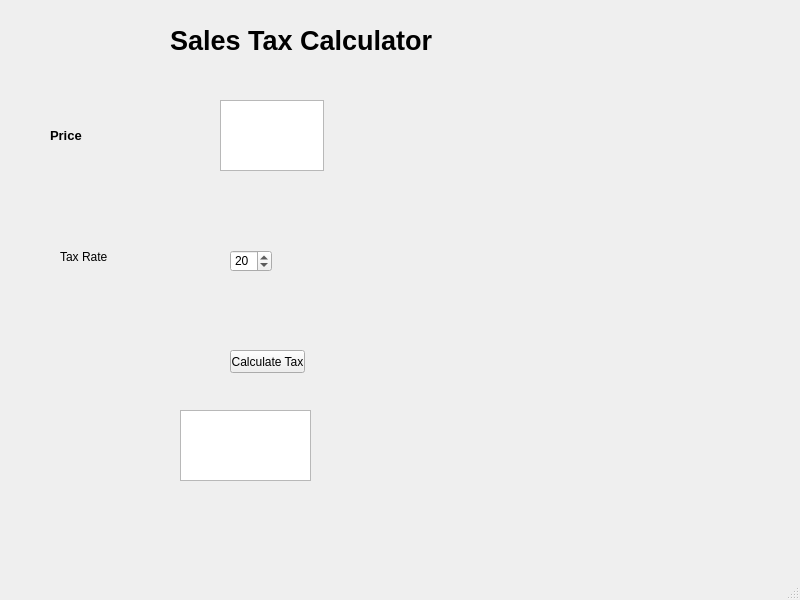
<?xml version="1.0" encoding="UTF-8"?>
<ui version="4.0">
 <class>MainWindow</class>
 <widget class="QMainWindow" name="MainWindow">
  <property name="geometry">
   <rect>
    <x>0</x>
    <y>0</y>
    <width>800</width>
    <height>600</height>
   </rect>
  </property>
  <property name="windowTitle">
   <string>MainWindow</string>
  </property>
  <widget class="QWidget" name="centralwidget">
   <widget class="QTextEdit" name="price_box">
    <property name="geometry">
     <rect>
      <x>220</x>
      <y>100</y>
      <width>104</width>
      <height>71</height>
     </rect>
    </property>
   </widget>
   <widget class="QLabel" name="label">
    <property name="geometry">
     <rect>
      <x>50</x>
      <y>120</y>
      <width>91</width>
      <height>31</height>
     </rect>
    </property>
    <property name="font">
     <font>
      <pointsize>10</pointsize>
      <weight>75</weight>
      <bold>true</bold>
     </font>
    </property>
    <property name="text">
     <string>Price</string>
    </property>
   </widget>
   <widget class="QSpinBox" name="tax_rate">
    <property name="geometry">
     <rect>
      <x>230</x>
      <y>250</y>
      <width>42</width>
      <height>22</height>
     </rect>
    </property>
    <property name="value">
     <number>20</number>
    </property>
   </widget>
   <widget class="QLabel" name="label_2">
    <property name="geometry">
     <rect>
      <x>60</x>
      <y>250</y>
      <width>47</width>
      <height>13</height>
     </rect>
    </property>
    <property name="text">
     <string>Tax Rate</string>
    </property>
   </widget>
   <widget class="QPushButton" name="calc_tax_button">
    <property name="geometry">
     <rect>
      <x>230</x>
      <y>350</y>
      <width>75</width>
      <height>23</height>
     </rect>
    </property>
    <property name="text">
     <string>Calculate Tax</string>
    </property>
   </widget>
   <widget class="QTextEdit" name="results_window">
    <property name="geometry">
     <rect>
      <x>180</x>
      <y>410</y>
      <width>131</width>
      <height>71</height>
     </rect>
    </property>
   </widget>
   <widget class="QLabel" name="label_3">
    <property name="geometry">
     <rect>
      <x>170</x>
      <y>20</y>
      <width>441</width>
      <height>41</height>
     </rect>
    </property>
    <property name="font">
     <font>
      <pointsize>20</pointsize>
      <weight>75</weight>
      <bold>true</bold>
     </font>
    </property>
    <property name="text">
     <string>Sales Tax Calculator</string>
    </property>
   </widget>
  </widget>
  <widget class="QMenuBar" name="menubar">
   <property name="geometry">
    <rect>
     <x>0</x>
     <y>0</y>
     <width>800</width>
     <height>21</height>
    </rect>
   </property>
  </widget>
  <widget class="QStatusBar" name="statusbar"/>
 </widget>
 <resources/>
 <connections/>
</ui>
